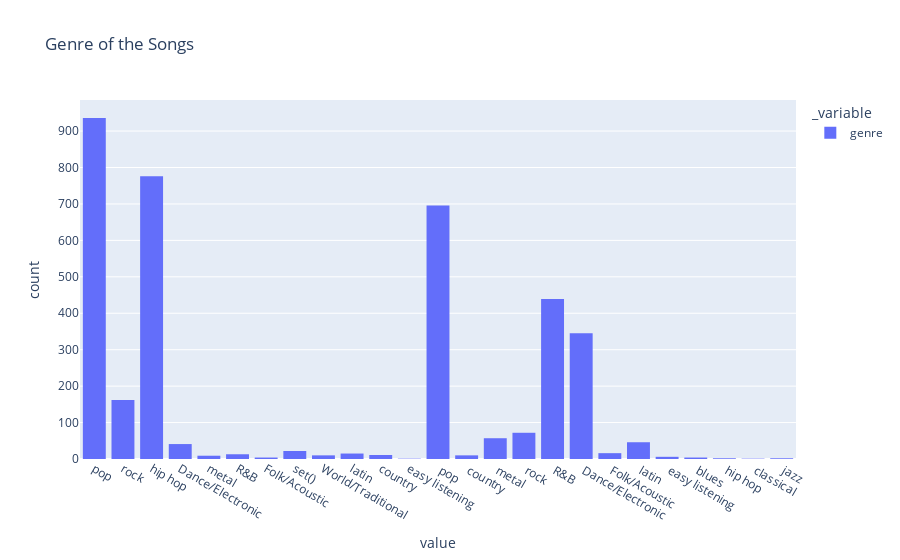

Notebook cell for this chart:
### Code cell
fig = px.histogram(data_frame= genre_count, x = ['genre'], title="Genre of the Songs")
fig.show()

### Figure 1 — Plotly figure (JSON) as saved in the notebook; plotly's stock layout.template omitted (floating-point values rounded to 4 significant figures; data arrays with more than 128 entries replaced by an {"elided": "..."} marker saying what was removed)
{"data": [{"alignmentgroup": "True", "bingroup": "x", "hovertemplate": "_variable=genre<br>value=%{x}<br>count=%{y}<extra></extra>", "legendgroup": "genre", "marker": {"color": "#636efa", "pattern": {"shape": ""}}, "name": "genre", "offsetgroup": "genre", "orientation": "v", "showlegend": true, "type": "histogram", "x": {"elided": "3696 str values"}, "xaxis": "x", "yaxis": "y"}], "layout": {"barmode": "relative", "legend": {"title": {"text": "_variable"}, "tracegroupgap": 0}, "title": {"text": "Genre of the Songs"}, "xaxis": {"anchor": "y", "domain": [0, 1], "title": {"text": "value"}}, "yaxis": {"anchor": "x", "domain": [0, 1], "title": {"text": "count"}}}}
